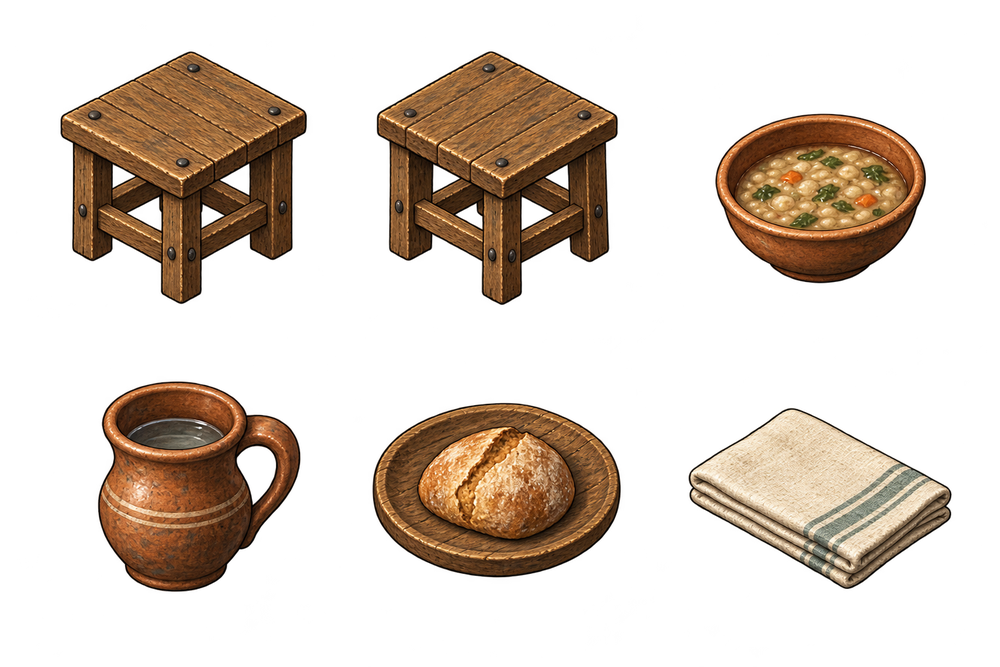
#> input picture assets/art/portugal-v2/dining-v1.png, 1000 x 667 px, shrunk from 1536 x 1024 before the run
$ python build_dining_assets.py
#> lines starting #> are read from the running program, lines starting #| are printed output that depends on the picture
"""Describe atlas cells using original alpha; source pixels remain unchanged."""
import json
from pathlib import Path
import numpy as np
from PIL import Image

root = Path(__file__).resolve().parents[1]
image = Image.open(root / 'assets/art/portugal-v2/dining-v1.png').convert('RGBA')
#> image is the input picture: PIL image 1000x667 RGBA; mean R, G, B, A 40.5, 28.6, 18, 74.5
alpha = np.array(image.getchannel('A'))
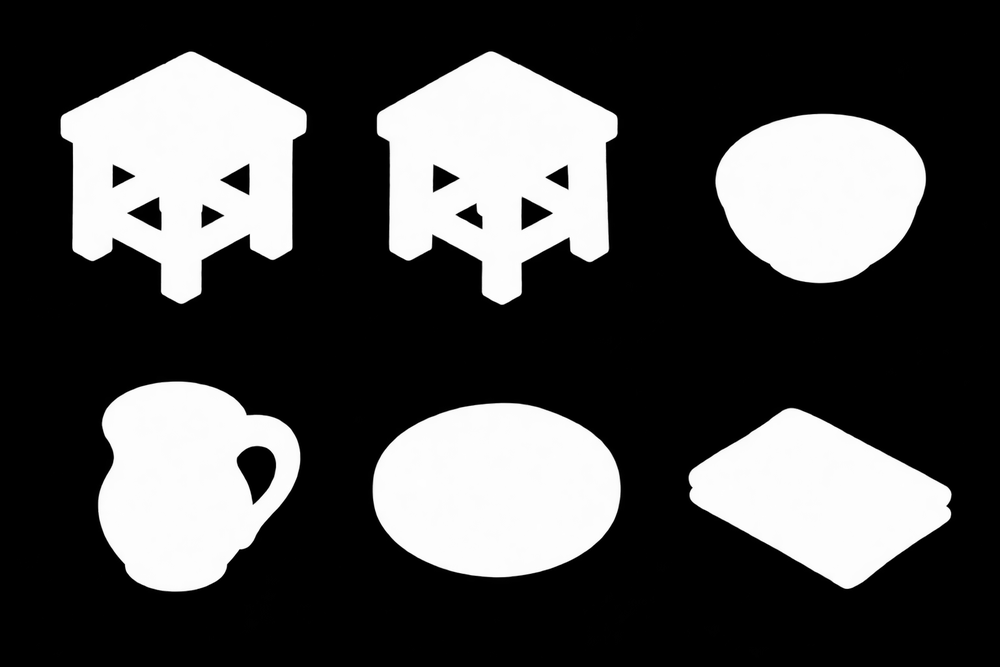
#> alpha: shape (667, 1000); min 0, max 255, mean 74.5
assert alpha.min() == 0, 'Atlas must have genuine alpha'
entries = {}
for index, key in enumerate(['stool_east','stool_west','bowl','cup','bread','napkin']):
    left, top = (index % 3) * image.width // 3, (index // 3) * image.height // 2
    right, bottom = left + image.width // 3, top + image.height // 2
    ys, xs = np.where(alpha[top:bottom,left:right] > 100)
    assert len(xs) > 100, key
    x0, y0 = max(left,left+int(xs.min())-3), max(top,top+int(ys.min())-3)
    x1, y1 = min(right,left+int(xs.max())+4), min(bottom,top+int(ys.max())+4)
    entries[key] = [x0,y0,x1-x0,y1-y0]
#> this loop made 6 passes
#> (x0, y0, x1, y1) on passes 1 to 6: (57, 48, 310, 307), (374, 48, 621, 308), (712, 111, 929, 286), (95, 378, 303, 595), (370, 400, 624, 580), (686, 405, 955, 592)
#> after the loop, entries = {'stool_east': [57, 48, 253, 259], 'stool_west': [374, 48, 247, 260], 'bowl': [712, 111, 217, 175], 'cup': [95, 378, 208, 217], 'bread': [370, 400, 254, 180], 'napkin': [686, 405, 269, 187]}
(root / 'assets/art/portugal-v2/dining-frames.json').write_text(json.dumps(entries,indent=2)+'\n',encoding='utf-8')
print(json.dumps({'size':image.size,'alpha_min':int(alpha.min()),'entries':entries}))
#> (printed output is left out)

$ run again, with assets/art/portugal-v2/duarte-walk-v1.png copied over assets/art/portugal-v2/dining-v1.png
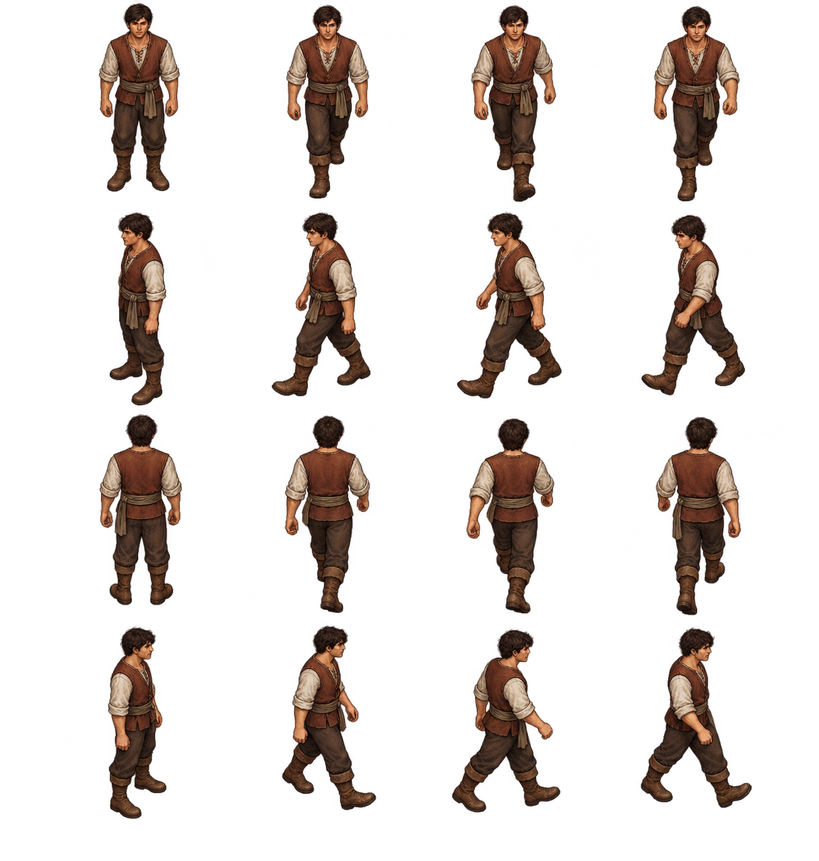
#> input picture assets/art/portugal-v2/duarte-walk-v1.png, 819 x 861 px, shrunk from 1223 x 1286 before the run
#> image is the input picture: PIL image 819x861 RGBA; mean R, G, B, A 20.2, 12.9, 9.2, 46.7
#> `alpha = np.array(image.getchannel('A'))`:
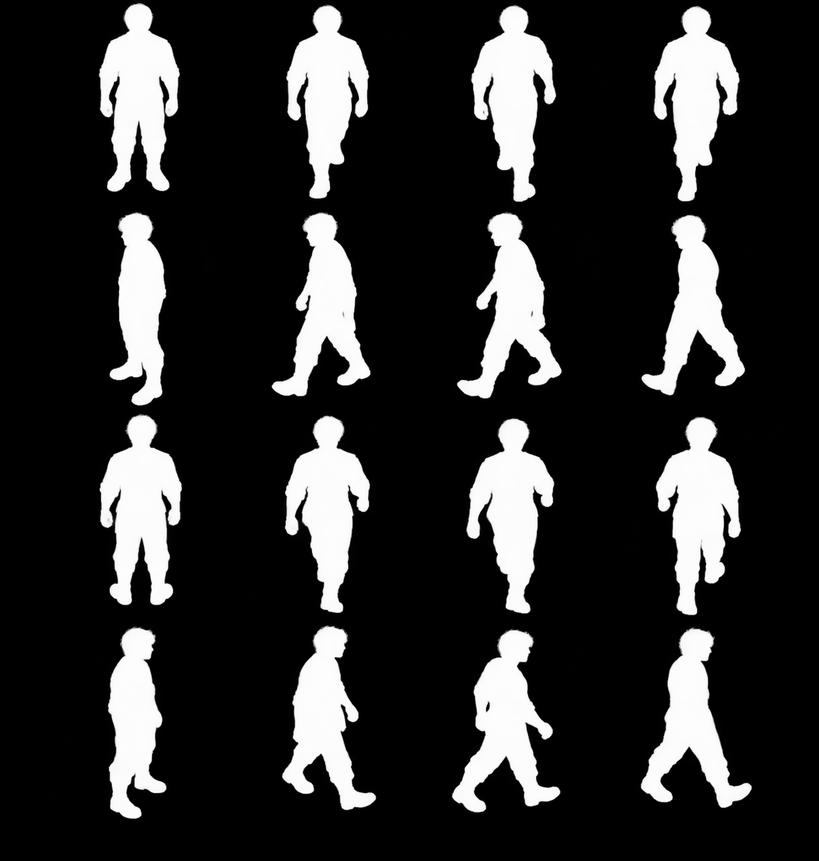
#> alpha: shape (861, 819); min 0, max 255, mean 46.7
#> the loop `for index, key in enumerate(['stool_east','stool_west','bowl','cup','b..` made 6 passes
#> (x0, y0, x1, y1) on passes 1 to 6: (96, 0, 273, 430), (273, 2, 546, 430), (546, 3, 748, 430), (97, 430, 185, 822), (279, 430, 546, 815), (546, 430, 755, 811)
#> after the loop `for index, key in enumerate(['stool_east','stool_west','bowl','cup','b..`: entries = {'stool_east': [96, 0, 177, 430], 'stool_west': [273, 2, 273, 428], 'bowl': [546, 3, 202, 427], 'cup': [97, 430, 88, 392], 'bread': [279, 430, 267, 385], 'napkin': [546, 430, 209, 381]}
#> (printed output is left out)

$ run again, with assets/art/portugal-v2/furniture-v1.png copied over assets/art/portugal-v2/dining-v1.png
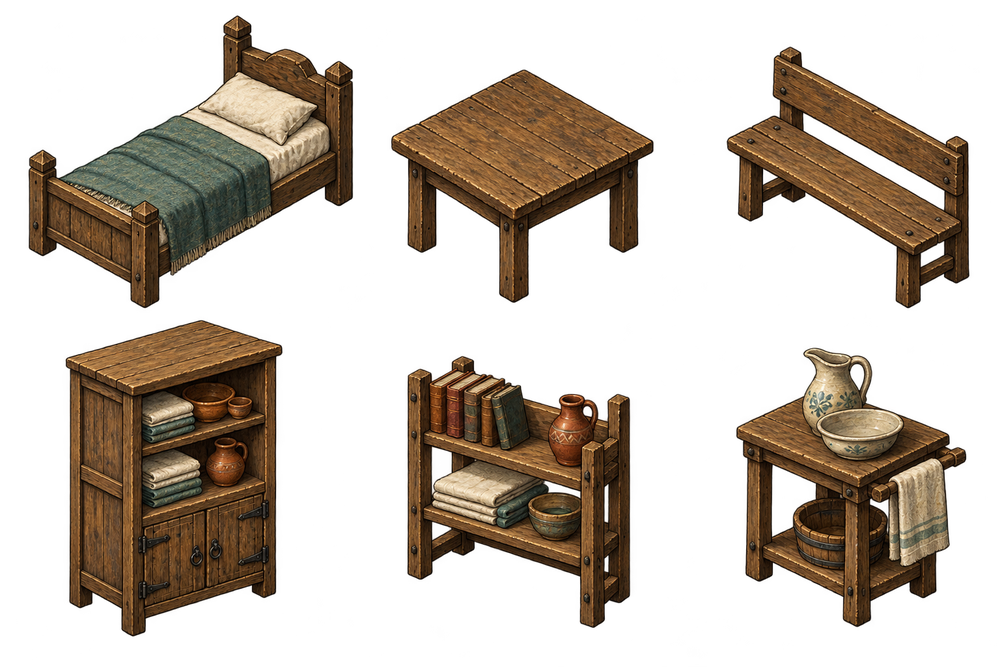
#> input picture assets/art/portugal-v2/furniture-v1.png, 1000 x 667 px, shrunk from 1536 x 1024 before the run
#> image is the input picture: PIL image 1000x667 RGBA; mean R, G, B, A 37.6, 27.7, 17.4, 89.7
#> `alpha = np.array(image.getchannel('A'))`:
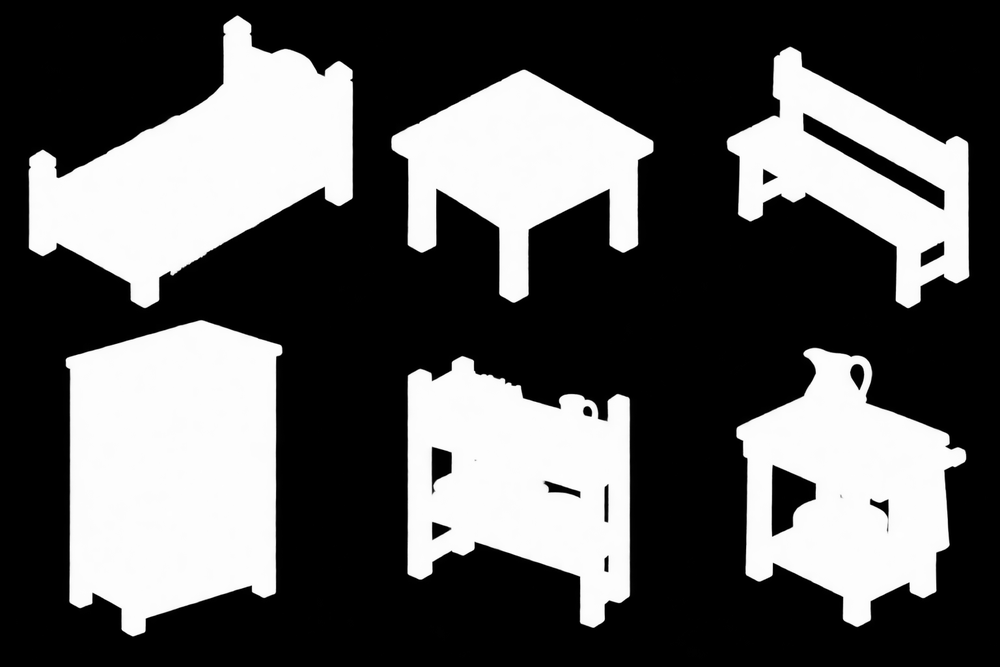
#> alpha: shape (667, 1000); min 0, max 255, mean 89.7
#> the loop `for index, key in enumerate(['stool_east','stool_west','bowl','cup','b..` made 6 passes
#> (x0, y0, x1, y1) on passes 1 to 6: (26, 12, 333, 333), (333, 58, 657, 306), (724, 44, 972, 311), (63, 333, 285, 639), (404, 353, 633, 631), (733, 345, 969, 630)
#> after the loop `for index, key in enumerate(['stool_east','stool_west','bowl','cup','b..`: entries = {'stool_east': [26, 12, 307, 321], 'stool_west': [333, 58, 324, 248], 'bowl': [724, 44, 248, 267], 'cup': [63, 333, 222, 306], 'bread': [404, 353, 229, 278], 'napkin': [733, 345, 236, 285]}
#> (printed output is left out)
